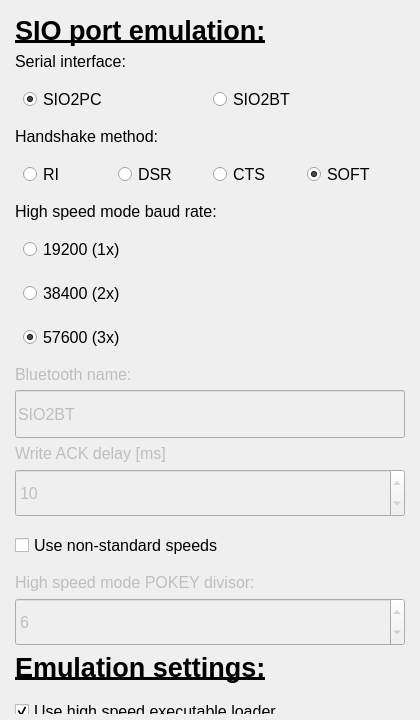
<?xml version="1.0" encoding="UTF-8"?>
<ui version="4.0">
 <class>OptionsDialog</class>
 <widget class="QDialog" name="OptionsDialog">
  <property name="geometry">
   <rect>
    <x>0</x>
    <y>0</y>
    <width>420</width>
    <height>720</height>
   </rect>
  </property>
  <property name="sizePolicy">
   <sizepolicy hsizetype="Expanding" vsizetype="Expanding">
    <horstretch>0</horstretch>
    <verstretch>0</verstretch>
   </sizepolicy>
  </property>
  <property name="windowTitle">
   <string>Options</string>
  </property>
  <layout class="QGridLayout" name="gridLayout_2">
   <property name="leftMargin">
    <number>6</number>
   </property>
   <property name="topMargin">
    <number>6</number>
   </property>
   <property name="rightMargin">
    <number>6</number>
   </property>
   <property name="bottomMargin">
    <number>6</number>
   </property>
   <item row="0" column="0">
    <widget class="QScrollArea" name="scrollArea">
     <property name="sizePolicy">
      <sizepolicy hsizetype="Expanding" vsizetype="Expanding">
       <horstretch>0</horstretch>
       <verstretch>0</verstretch>
      </sizepolicy>
     </property>
     <property name="font">
      <font>
       <pointsize>12</pointsize>
      </font>
     </property>
     <property name="styleSheet">
      <string notr="true">QScrollBar:vertical {
     border: 1px solid grey;
     background: white;
     width: 28px;
     margin: 28px 0 28px 0;
 }
 QScrollBar::handle:vertical {
     background: lightblue;
     min-height: 40px;
 }
 QScrollBar::add-line:vertical, QScrollBar::sub-line:vertical {
     border: 1px solid grey;
     background: white;
     height: 28px;
 }
 QScrollBar::add-page:vertical, QScrollBar::sub-page:vertical {
      background: none;
}</string>
     </property>
     <property name="frameShape">
      <enum>QFrame::NoFrame</enum>
     </property>
     <property name="verticalScrollBarPolicy">
      <enum>Qt::ScrollBarAlwaysOff</enum>
     </property>
     <property name="horizontalScrollBarPolicy">
      <enum>Qt::ScrollBarAlwaysOff</enum>
     </property>
     <property name="widgetResizable">
      <bool>true</bool>
     </property>
     <widget class="QWidget" name="scrollAreaWidgetContents">
      <property name="geometry">
       <rect>
        <x>0</x>
        <y>0</y>
        <width>408</width>
        <height>980</height>
       </rect>
      </property>
      <property name="font">
       <font>
        <pointsize>12</pointsize>
       </font>
      </property>
      <layout class="QVBoxLayout" name="formLayout">
       <property name="spacing">
        <number>6</number>
       </property>
       <item>
        <widget class="QLabel" name="label">
         <property name="font">
          <font>
           <pointsize>20</pointsize>
           <bold>true</bold>
           <underline>true</underline>
          </font>
         </property>
         <property name="text">
          <string>SIO port emulation:</string>
         </property>
        </widget>
       </item>
       <item>
        <widget class="QLabel" name="serialPortInterfaceLabel">
         <property name="text">
          <string>Serial interface:</string>
         </property>
        </widget>
       </item>
       <item>
        <widget class="QWidget" name="ifaceRadios" native="true">
         <layout class="QHBoxLayout" name="ifaceLayout">
          <property name="leftMargin">
           <number>8</number>
          </property>
          <property name="topMargin">
           <number>0</number>
          </property>
          <property name="bottomMargin">
           <number>0</number>
          </property>
          <item>
           <widget class="QRadioButton" name="rbSIO2PC">
            <property name="minimumSize">
             <size>
              <width>0</width>
              <height>44</height>
             </size>
            </property>
            <property name="text">
             <string>SIO2PC</string>
            </property>
            <property name="checked">
             <bool>true</bool>
            </property>
           </widget>
          </item>
          <item>
           <widget class="QRadioButton" name="rbSIO2BT">
            <property name="minimumSize">
             <size>
              <width>0</width>
              <height>44</height>
             </size>
            </property>
            <property name="text">
             <string>SIO2BT</string>
            </property>
           </widget>
          </item>
         </layout>
        </widget>
       </item>
       <item>
        <widget class="QLabel" name="serialPortHandshakeLabel">
         <property name="text">
          <string>Handshake method:</string>
         </property>
        </widget>
       </item>
       <item>
        <widget class="QWidget" name="handshakeRadios" native="true">
         <layout class="QHBoxLayout" name="handshakeLayout">
          <property name="leftMargin">
           <number>8</number>
          </property>
          <property name="topMargin">
           <number>0</number>
          </property>
          <property name="bottomMargin">
           <number>0</number>
          </property>
          <item>
           <widget class="QRadioButton" name="rbHsRI">
            <property name="minimumSize">
             <size>
              <width>0</width>
              <height>44</height>
             </size>
            </property>
            <property name="text">
             <string>RI</string>
            </property>
           </widget>
          </item>
          <item>
           <widget class="QRadioButton" name="rbHsDSR">
            <property name="minimumSize">
             <size>
              <width>0</width>
              <height>44</height>
             </size>
            </property>
            <property name="text">
             <string>DSR</string>
            </property>
           </widget>
          </item>
          <item>
           <widget class="QRadioButton" name="rbHsCTS">
            <property name="minimumSize">
             <size>
              <width>0</width>
              <height>44</height>
             </size>
            </property>
            <property name="text">
             <string>CTS</string>
            </property>
           </widget>
          </item>
          <item>
           <widget class="QRadioButton" name="rbHsSOFT">
            <property name="minimumSize">
             <size>
              <width>0</width>
              <height>44</height>
             </size>
            </property>
            <property name="text">
             <string>SOFT</string>
            </property>
            <property name="checked">
             <bool>true</bool>
            </property>
           </widget>
          </item>
         </layout>
        </widget>
       </item>
       <item>
        <widget class="QLabel" name="serialPortBaudLabel">
         <property name="text">
          <string>High speed mode baud rate:</string>
         </property>
        </widget>
       </item>
       <item>
        <widget class="QWidget" name="baudRadios" native="true">
         <layout class="QVBoxLayout" name="baudLayout">
          <property name="spacing">
           <number>0</number>
          </property>
          <property name="leftMargin">
           <number>8</number>
          </property>
          <property name="topMargin">
           <number>0</number>
          </property>
          <property name="bottomMargin">
           <number>0</number>
          </property>
          <item>
           <widget class="QRadioButton" name="rbBaud0">
            <property name="minimumSize">
             <size>
              <width>0</width>
              <height>44</height>
             </size>
            </property>
            <property name="text">
             <string>19200 (1x)</string>
            </property>
           </widget>
          </item>
          <item>
           <widget class="QRadioButton" name="rbBaud1">
            <property name="minimumSize">
             <size>
              <width>0</width>
              <height>44</height>
             </size>
            </property>
            <property name="text">
             <string>38400 (2x)</string>
            </property>
           </widget>
          </item>
          <item>
           <widget class="QRadioButton" name="rbBaud2">
            <property name="minimumSize">
             <size>
              <width>0</width>
              <height>44</height>
             </size>
            </property>
            <property name="text">
             <string>57600 (3x)</string>
            </property>
            <property name="checked">
             <bool>true</bool>
            </property>
           </widget>
          </item>
         </layout>
        </widget>
       </item>
       <item>
        <widget class="QLabel" name="bluetoothNameLabel">
         <property name="enabled">
          <bool>false</bool>
         </property>
         <property name="text">
          <string>Bluetooth name:</string>
         </property>
        </widget>
       </item>
       <item>
        <widget class="QLineEdit" name="bluetoothNameEdit">
         <property name="enabled">
          <bool>false</bool>
         </property>
         <property name="minimumSize">
          <size>
           <width>0</width>
           <height>48</height>
          </size>
         </property>
         <property name="text">
          <string>SIO2BT</string>
         </property>
        </widget>
       </item>
       <item>
        <widget class="QLabel" name="writeACKDelayLabel">
         <property name="enabled">
          <bool>false</bool>
         </property>
         <property name="text">
          <string>Write ACK delay [ms]</string>
         </property>
        </widget>
       </item>
       <item>
        <widget class="QSpinBox" name="writeACKDelayEdit">
         <property name="enabled">
          <bool>false</bool>
         </property>
         <property name="minimumSize">
          <size>
           <width>0</width>
           <height>48</height>
          </size>
         </property>
         <property name="maximum">
          <number>40</number>
         </property>
         <property name="value">
          <number>10</number>
         </property>
        </widget>
       </item>
       <item>
        <widget class="QCheckBox" name="serialPortUseDivisorsBox">
         <property name="minimumSize">
          <size>
           <width>0</width>
           <height>44</height>
          </size>
         </property>
         <property name="text">
          <string>Use non-standard speeds</string>
         </property>
        </widget>
       </item>
       <item>
        <widget class="QLabel" name="serialPortDivisorLabel">
         <property name="enabled">
          <bool>false</bool>
         </property>
         <property name="text">
          <string>High speed mode POKEY divisor:</string>
         </property>
        </widget>
       </item>
       <item>
        <widget class="QSpinBox" name="serialPortDivisorEdit">
         <property name="enabled">
          <bool>false</bool>
         </property>
         <property name="minimumSize">
          <size>
           <width>0</width>
           <height>48</height>
          </size>
         </property>
         <property name="maximum">
          <number>40</number>
         </property>
         <property name="value">
          <number>6</number>
         </property>
        </widget>
       </item>
       <item>
        <widget class="QLabel" name="label_4">
         <property name="font">
          <font>
           <pointsize>20</pointsize>
           <bold>true</bold>
           <underline>true</underline>
          </font>
         </property>
         <property name="text">
          <string>Emulation settings:</string>
         </property>
        </widget>
       </item>
       <item>
        <widget class="QCheckBox" name="emulationHighSpeedExeLoaderBox">
         <property name="minimumSize">
          <size>
           <width>0</width>
           <height>44</height>
          </size>
         </property>
         <property name="text">
          <string>Use high speed executable loader</string>
         </property>
         <property name="checked">
          <bool>true</bool>
         </property>
        </widget>
       </item>
       <item>
        <widget class="QCheckBox" name="emulationUseCustomCasBaudBox">
         <property name="minimumSize">
          <size>
           <width>0</width>
           <height>44</height>
          </size>
         </property>
         <property name="text">
          <string>Use custom baud rate for cassette emulation</string>
         </property>
        </widget>
       </item>
       <item>
        <widget class="QSpinBox" name="emulationCustomCasBaudSpin">
         <property name="enabled">
          <bool>false</bool>
         </property>
         <property name="minimumSize">
          <size>
           <width>0</width>
           <height>48</height>
          </size>
         </property>
         <property name="minimum">
          <number>425</number>
         </property>
         <property name="maximum">
          <number>875</number>
         </property>
         <property name="value">
          <number>600</number>
         </property>
        </widget>
       </item>
       <item>
        <widget class="QLabel" name="label_2">
         <property name="font">
          <font>
           <pointsize>20</pointsize>
           <bold>true</bold>
           <underline>true</underline>
          </font>
         </property>
         <property name="text">
          <string>Folder Images:</string>
         </property>
        </widget>
       </item>
       <item>
        <widget class="QCheckBox" name="filterUscore">
         <property name="minimumSize">
          <size>
           <width>0</width>
           <height>44</height>
          </size>
         </property>
         <property name="text">
          <string>Filter out underscore character from file names</string>
         </property>
         <property name="checked">
          <bool>true</bool>
         </property>
        </widget>
       </item>
       <item>
        <widget class="QLabel" name="label_3">
         <property name="font">
          <font>
           <pointsize>12</pointsize>
           <italic>true</italic>
          </font>
         </property>
         <property name="text">
          <string>(Required for AtariDOS compatibility)</string>
         </property>
        </widget>
       </item>
       <item>
        <widget class="QLabel" name="label_5">
         <property name="font">
          <font>
           <pointsize>20</pointsize>
           <bold>true</bold>
           <underline>true</underline>
          </font>
         </property>
         <property name="text">
          <string>User interface:</string>
         </property>
        </widget>
       </item>
       <item>
        <widget class="QLabel" name="i18nLanguageLabel">
         <property name="text">
          <string>Language:</string>
         </property>
        </widget>
       </item>
       <item>
        <widget class="QWidget" name="languageRadios" native="true">
         <layout class="QVBoxLayout" name="languageLayout">
          <property name="spacing">
           <number>0</number>
          </property>
          <property name="leftMargin">
           <number>8</number>
          </property>
          <property name="topMargin">
           <number>0</number>
          </property>
          <property name="bottomMargin">
           <number>0</number>
          </property>
         </layout>
        </widget>
       </item>
       <item>
        <widget class="QCheckBox" name="saveWinPosBox">
         <property name="minimumSize">
          <size>
           <width>0</width>
           <height>44</height>
          </size>
         </property>
         <property name="text">
          <string>Save window positions and sizes</string>
         </property>
         <property name="checked">
          <bool>true</bool>
         </property>
        </widget>
       </item>
       <item>
        <widget class="QCheckBox" name="useLargerFont">
         <property name="minimumSize">
          <size>
           <width>0</width>
           <height>44</height>
          </size>
         </property>
         <property name="text">
          <string>Use larger font in drive slot descriptions</string>
         </property>
        </widget>
       </item>
       <item>
        <widget class="QCheckBox" name="customDriveNoCheckbox">
         <property name="minimumSize">
          <size>
           <width>0</width>
           <height>44</height>
          </size>
         </property>
         <property name="text">
          <string>Custom drive numbers</string>
         </property>
        </widget>
       </item>
       <item>
        <widget class="QLineEdit" name="customDriveNo">
         <property name="minimumSize">
          <size>
           <width>0</width>
           <height>48</height>
          </size>
         </property>
         <property name="text">
          <string>1,2,3,4,5,7</string>
         </property>
        </widget>
       </item>
       <item>
        <widget class="QPushButton" name="pushButton">
         <property name="minimumSize">
          <size>
           <width>0</width>
           <height>56</height>
          </size>
         </property>
         <property name="font">
          <font>
           <pointsize>14</pointsize>
           <bold>true</bold>
          </font>
         </property>
         <property name="text">
          <string>Save</string>
         </property>
        </widget>
       </item>
       <item>
        <spacer name="verticalSpacer_2">
         <property name="orientation">
          <enum>Qt::Vertical</enum>
         </property>
         <property name="sizeHint" stdset="0">
          <size>
           <width>20</width>
           <height>10</height>
          </size>
         </property>
        </spacer>
       </item>
      </layout>
     </widget>
    </widget>
   </item>
  </layout>
 </widget>
 <resources/>
 <connections>
  <connection>
   <sender>pushButton</sender>
   <signal>clicked()</signal>
   <receiver>OptionsDialog</receiver>
   <slot>accept()</slot>
   <hints>
    <hint type="sourcelabel">
     <x>241</x>
     <y>601</y>
    </hint>
    <hint type="destinationlabel">
     <x>378</x>
     <y>458</y>
    </hint>
   </hints>
  </connection>
 </connections>
</ui>
